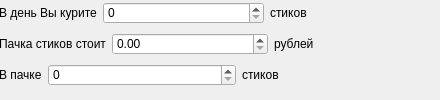
    <widget class="QWidget" name="stic_widget" native="true">
     <property name="sizePolicy">
      <sizepolicy hsizetype="Preferred" vsizetype="Fixed">
       <horstretch>0</horstretch>
       <verstretch>0</verstretch>
      </sizepolicy>
     </property>
     <property name="minimumSize">
      <size>
       <width>419</width>
       <height>90</height>
      </size>
     </property>
     <widget class="QWidget" name="verticalLayoutWidget_4">
      <property name="geometry">
       <rect>
        <x>-1</x>
        <y>-1</y>
        <width>431</width>
        <height>91</height>
       </rect>
      </property>
      <layout class="QVBoxLayout" name="verticalLayout_4">
       <item>
        <layout class="QHBoxLayout" name="horizontalLayout_16">
         <item>
          <widget class="QLabel" name="label_28">
           <property name="sizePolicy">
            <sizepolicy hsizetype="Fixed" vsizetype="Fixed">
             <horstretch>0</horstretch>
             <verstretch>0</verstretch>
            </sizepolicy>
           </property>
           <property name="text">
            <string>В день Вы курите</string>
           </property>
          </widget>
         </item>
         <item>
          <widget class="QSpinBox" name="stics_per_day_spinbox">
           <property name="minimumSize">
            <size>
             <width>161</width>
             <height>22</height>
            </size>
           </property>
           <property name="maximum">
            <number>5000</number>
           </property>
          </widget>
         </item>
         <item>
          <widget class="QLabel" name="label_29">
           <property name="sizePolicy">
            <sizepolicy hsizetype="Preferred" vsizetype="Fixed">
             <horstretch>0</horstretch>
             <verstretch>0</verstretch>
            </sizepolicy>
           </property>
           <property name="minimumSize">
            <size>
             <width>160</width>
             <height>16</height>
            </size>
           </property>
           <property name="text">
            <string>стиков</string>
           </property>
          </widget>
         </item>
        </layout>
       </item>
       <item>
        <layout class="QHBoxLayout" name="horizontalLayout_14">
         <item>
          <widget class="QLabel" name="label_24">
           <property name="sizePolicy">
            <sizepolicy hsizetype="Fixed" vsizetype="Fixed">
             <horstretch>0</horstretch>
             <verstretch>0</verstretch>
            </sizepolicy>
           </property>
           <property name="minimumSize">
            <size>
             <width>107</width>
             <height>16</height>
            </size>
           </property>
           <property name="text">
            <string>Пачка стиков стоит</string>
           </property>
          </widget>
         </item>
         <item>
          <widget class="QDoubleSpinBox" name="stic_cost_doublespinbox">
           <property name="minimumSize">
            <size>
             <width>154</width>
             <height>22</height>
            </size>
           </property>
           <property name="maximum">
            <double>1000000.000000000000000</double>
           </property>
          </widget>
         </item>
         <item>
          <widget class="QLabel" name="label_25">
           <property name="sizePolicy">
            <sizepolicy hsizetype="Preferred" vsizetype="Fixed">
             <horstretch>0</horstretch>
             <verstretch>0</verstretch>
            </sizepolicy>
           </property>
           <property name="minimumSize">
            <size>
             <width>154</width>
             <height>16</height>
            </size>
           </property>
           <property name="text">
            <string>рублей</string>
           </property>
          </widget>
         </item>
        </layout>
       </item>
       <item>
        <layout class="QHBoxLayout" name="horizontalLayout_15">
         <item>
          <widget class="QLabel" name="label_26">
           <property name="sizePolicy">
            <sizepolicy hsizetype="Fixed" vsizetype="Fixed">
             <horstretch>0</horstretch>
             <verstretch>0</verstretch>
            </sizepolicy>
           </property>
           <property name="minimumSize">
            <size>
             <width>42</width>
             <height>16</height>
            </size>
           </property>
           <property name="text">
            <string>В пачке</string>
           </property>
          </widget>
         </item>
         <item>
          <widget class="QSpinBox" name="stic_count_spinbox">
           <property name="minimumSize">
            <size>
             <width>187</width>
             <height>22</height>
            </size>
           </property>
           <property name="maximum">
            <number>5000</number>
           </property>
          </widget>
         </item>
         <item>
          <widget class="QLabel" name="label_27">
           <property name="sizePolicy">
            <sizepolicy hsizetype="Preferred" vsizetype="Fixed">
             <horstretch>0</horstretch>
             <verstretch>0</verstretch>
            </sizepolicy>
           </property>
           <property name="minimumSize">
            <size>
             <width>186</width>
             <height>16</height>
            </size>
           </property>
           <property name="text">
            <string>стиков</string>
           </property>
          </widget>
         </item>
        </layout>
       </item>
      </layout>
     </widget>
    </widget>
